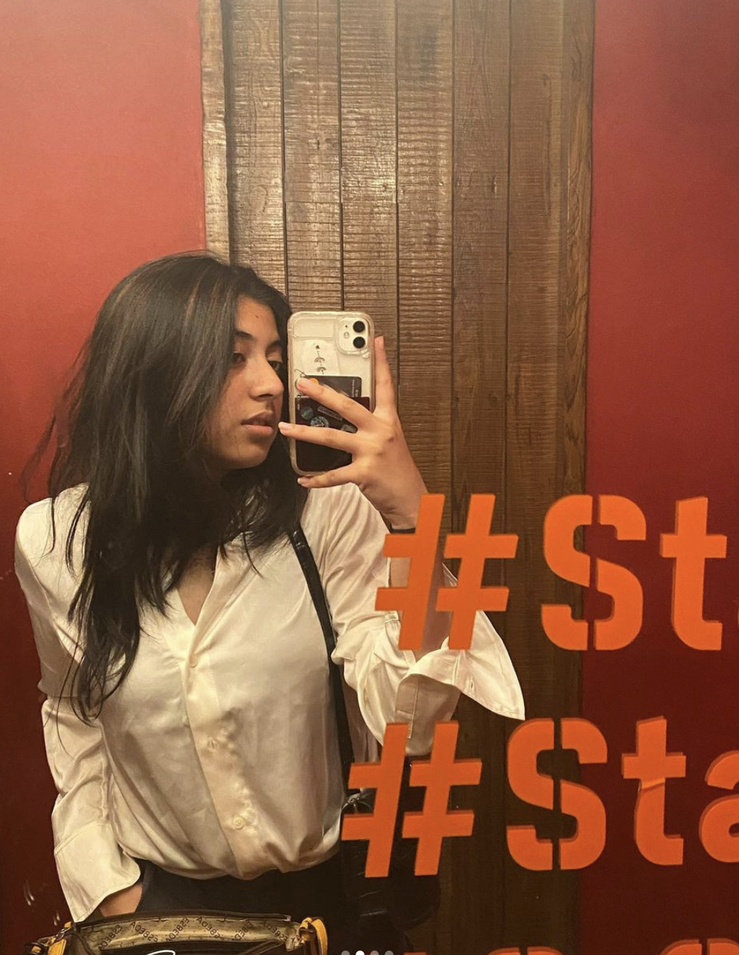
#> input picture Learn/Resources/Screenshot 2023-05-12 at 7.32.20 AM.png, 739 x 955 px, shrunk from 1018 x 1316 before the run
$ python Image_properties.py
#> lines starting #> are read from the running program, lines starting #| are printed output that depends on the picture; after the words box and inside, x2 and y2 are one past the last pixel; in counts of white or black regions, pixels touching at a corner belong together
import cv2
import numpy as np

img = cv2.imread("Resources/Screenshot 2023-05-12 at 7.32.20 AM.png")
#> img is the input picture: shape (955, 739, 3); mean B, G, R 65.5, 91.8, 141.9
kernel = np.ones((11, 11), np.uint8)

imgGray = cv2.cvtColor(img, cv2.COLOR_BGR2GRAY)
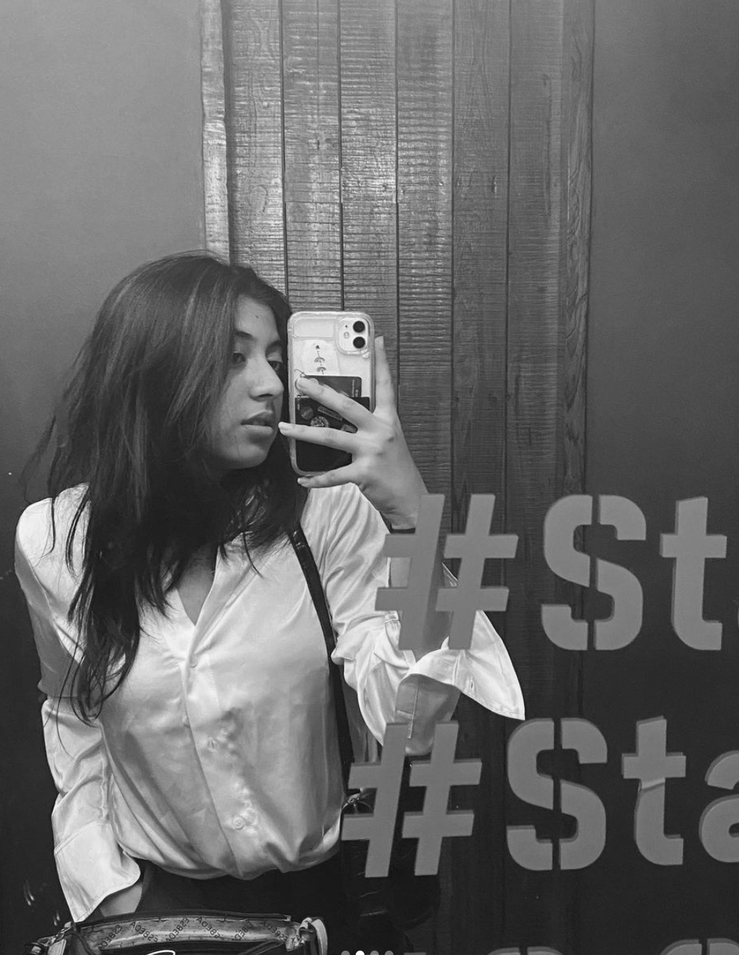
#> imgGray: shape (955, 739); min 10, max 255, mean 103.8
imgHsv = cv2.cvtColor(img, cv2.COLOR_BGR2HSV)
#> imgHsv: shape (955, 739, 3); mean H, S, V 11.5, 144.2, 141.9
imgBlur = cv2.GaussianBlur(imgGray, (11, 11), 0)  # defining a kernel/filter size in the second attribute
imgCanny = cv2.Canny(img, 200, 200)  # Edge Display
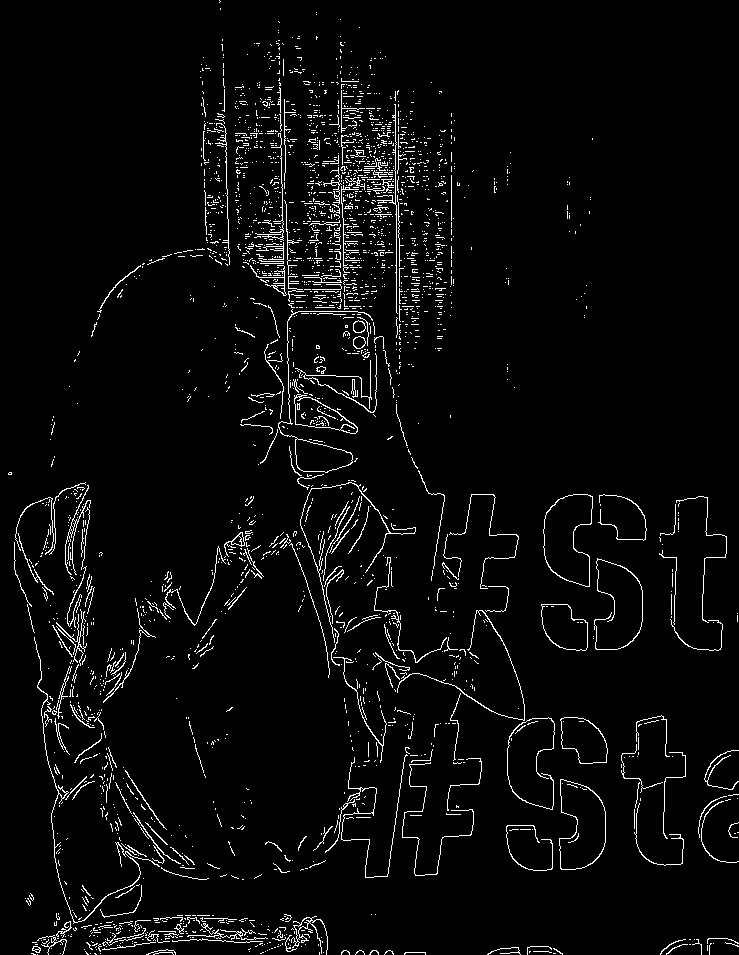
#> imgCanny: shape (955, 739); 3.8% white in thin lines or dots
imgDilation = cv2.dilate(imgCanny, kernel, iterations=1)
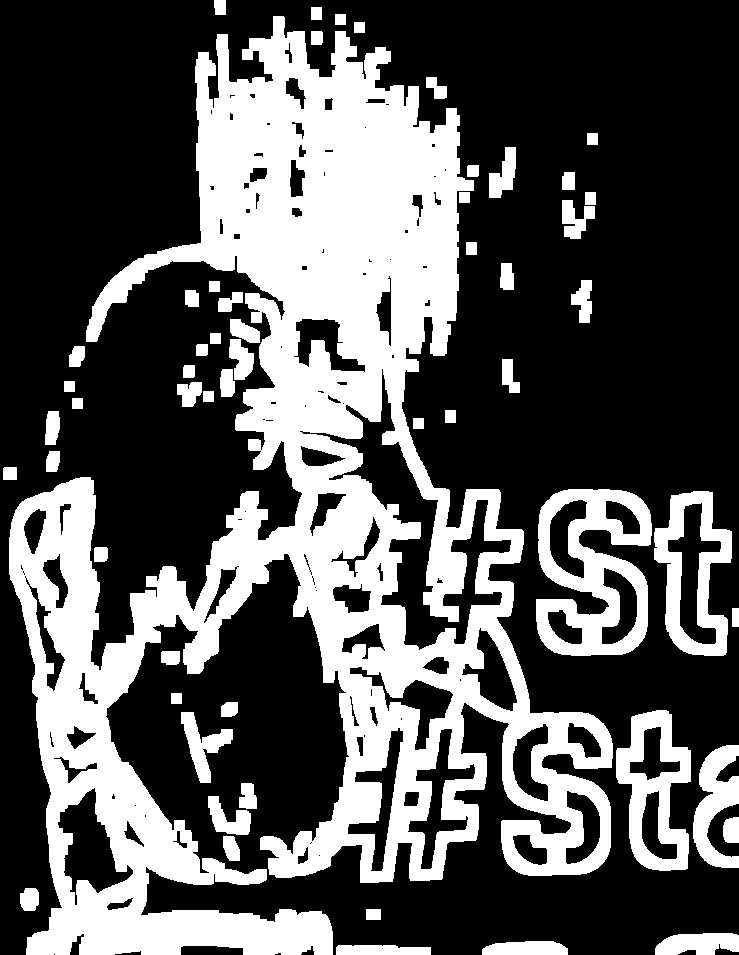
#> imgDilation: shape (955, 739); 34.3% white; 56 white regions, largest, box (x1, y1, x2, y2) and area: (9, 16, 613, 955) 198827, (536, 489, 652, 656) 10617, (616, 710, 691, 871) 5866
# dilation is basically increasing the thickness of edges and number of iterations controls this thickness with
# reference to the kernel size
imgEroded = cv2.erode(imgDilation, kernel, iterations=4)
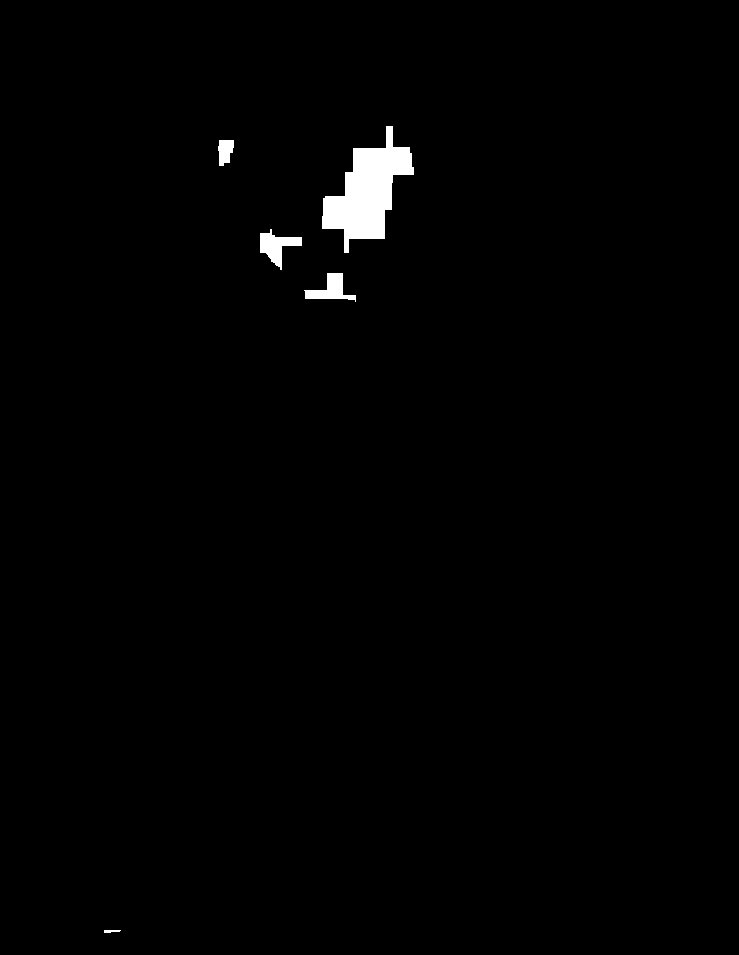
#> imgEroded: shape (955, 739); 1% white; 5 white regions, box (x1, y1, x2, y2) and area: (322, 126, 414, 253) 5422, (260, 229, 302, 270) 750, (304, 273, 356, 302) 677, (218, 140, 234, 166) 320, (104, 930, 121, 933) 40

# cv2.imshow("Original", img)
# cv2.imshow("Gray", imgGray)
# cv2.imshow("Blur", imgBlur)
cv2.imshow("Canny", imgCanny)
# cv2.imshow("HSV", imgHsv)
# cv2.imshow("Dilation", imgDilation)
# cv2.imshow("Eroded", imgEroded)
cv2.waitKey(0)

# cv2.imwrite("looksLikeAnNFT.jpg", imgDilation)
